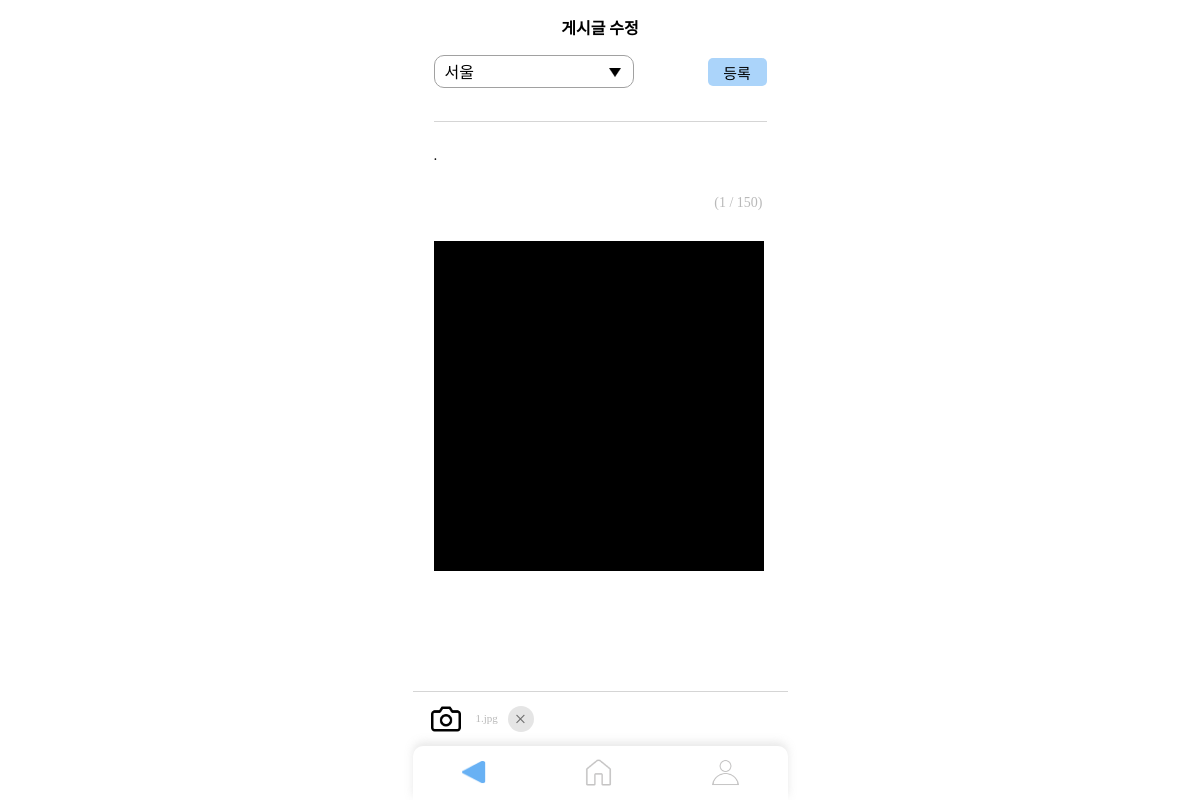
The app's page /boards/board/update/3/ (signed in) with its own data.
### boards/models.py (models this page shows, shortened)
class Board(models.Model):
    category = models.ForeignKey(RegionCategory, on_delete=models.SET_NULL, null=True, related_name='region')
    user = models.ForeignKey(settings.AUTH_USER_MODEL, on_delete=models.CASCADE, null=True,
                             related_name='community')  # 유저가져오기
    description = models.TextField(max_length=200, blank=True)  # 내용쓰기
    info_image = models.ImageField(upload_to='community/%Y/%m/%d', null=True, blank=True)  # 이미지 업로드 (다중이미지 안됨)
    create_date = models.DateTimeField(auto_now_add=True)  # 피그마에 나와있진 않지만 날짜가 없으면 혼돈 올 듯 해서 넣었슴돠...
    region_choice = (
        ('서울', '서울'), ('경기도', '경기도'), ('강원도', '강원도'), ('부산', '부산'), ('인천', '인천'), ('대구', '대구'), ('대전', '대전'),
        ('광주', '광주'),
        ('울산', '울산'), ('세종', '세종'), ('충청북도', '충청북도'), ('충청남도', '충청남도'), ('전라북도', '전라북도'), ('전라남도', '전라남도'),
        ('경상북도', '경상북도'), ('경상남도', '경상남도'), ('제주도', '제주도'))
    region = models.CharField(max_length=20, choices=region_choice, null=True)
    count = models.IntegerField(default=0)
    complete = models.BooleanField(default=False)
    image_del = models.BooleanField(default=False)

### boards/views.py (the view)
# urls.py: path('board/update/<int:pk>/', board_update, name='board_update'),
@login_required
def board_update(request, pk):
    board = get_object_or_404(Board, pk=pk)
    if request.method == 'POST':
        form = boardForm(request.POST, request.FILES, instance=board)
        print(request.POST)
        print(request.FILES)
        print(form.is_valid())
        if form.is_valid():
            board.user = request.user
            boards = form.save(commit=False)
            selected_region_name = request.POST.get('region')
            if request.POST.get('info_image') == '' :
                if request.POST.get('image_del') == 'N' :
                    board.info_image = ''
                else :
                    board.info_image = board.info_image
            else :
                board.info_image = board.info_image
            try:
                selected_region_instance = RegionCategory.objects.get(region_name=selected_region_name)
            except RegionCategory.DoesNotExist:
                return render(request, 'boards/board_update.html',
                              {'form': form, 'board': board, 'region_choices': Board.region_choice})
            board.category = selected_region_instance  # 선택한 지역의 인스턴스를 'category' 필드에 할당
            boards.save()
            return redirect('board_detail', pk=board.pk)
    else:
        form = boardForm(request=request, instance=board)
    return render(request, 'boards/board_update.html',
                  {'form': form, 'board': board, 'region_choices': Board.region_choice})

### boards/forms.py
class boardForm(forms.ModelForm):
    class Meta:
        model = Board
        fields = ['region', 'description', 'info_image']
    def __init__(self, *args, **kwargs):
        self.request = kwargs.pop('request', None)  # request 객체를 인스턴스 변수로 저장
        super(boardForm, self).__init__(*args, **kwargs)
        self.fields['region'].widget = forms.Select(choices=Board.region_choice)

### boards/templates/boards/board_update.html (shortened to what this page needs)
{% extends 'menuBar.html' %}
{% block content %}
{% load static %}
    <link rel="stylesheet" href="{% static 'css/communityEdit.css' %}">
        <div class="nav_bar">
        <p>게시글 수정</p>
        </div>
        <form  class="editText" method="POST" action="{% url 'board_update' pk=board.pk %}" enctype="multipart/form-data">
            <select name="region" id="area" required>
                <option value="{{ board.region }}" selected>{{ board.region }}</option>
            </select>
            <div class="pushBtn">
                <button type="submit" id="stop">등록</button>
            </div>
            <textarea name="description" rows="0" id="editArea" maxlength="150" oninput="maxLengthCheck(this)">{{ board.description }}</textarea>
            <div id="charCount">(0 / 150)</div>
            {% if board.info_image %}
            <img src="{{ board.info_image.url }}" alt=" " id="change">
            {% else %}
            <img src='' alt=" " id="change" onerror="this.style.display='none'">
            {% endif %}
            <div class="image">
                <label for="fileInput" id="imageButton">
                    <img src="{% static 'image/camera.png' %}" alt="파일 선택하기">
                </label>
                <span id="fileName"></span>
                <div id="del">&#215;</div>
            </div>
        </form>
{% endblock %}

### static/css/menuBar.css (style rules this page uses)
body { margin: 0; padding: 0; }

### static/css/communityEdit.css (style rules this page uses)
body { margin: 0; padding: 0; height: 100%; }
.nav_bar { width: 375px; height: 30px; }
.nav_bar > p { font-size: 16px; padding: 0; margin: 15px 0px 15px 0px; font-weight: bold; text-align: center; justify-items: center; }
#area { font-family: 'GmarketSansMedium'; float: left; width: 200px; height: 33px; font-size: 16px; margin: 10px 21px 28px 0px; border-radius: 10px; border-color: #A1A1A1; background: url('../image/triangle.png') no-repeat 95% 50%/16px auto; box-sizing: border; -webkit-appearance: none; -moz-appearance: none; appearance: none; padding: 6px 0px 5px 10px; cursor: pointer; }
.pushBtn { height: 76px; margin-bottom: 25px; border-bottom: 1px solid #D5D5D5; }
.pushBtn > button { font-family: 'GmarketSansMedium'; width: 59px; height: 28px; font-size: 15px; float: right; margin: 13px 0px 24px 0px; background-color: #ABD4FA; border: none; border-radius: 5px; text-align: center; cursor: pointer; }
.editText { width: 333px; margin: 0 auto; }
#editArea { margin: 0; padding: 0; font-size: 15px; font-family: 'GmarketSansMedium'; width: 330px; min-height: 30px; text-align: left; resize: none; overflow-y: hidden; box-sizing: border-box; border: none; word-break: break-all; }
.editText > img { width: 330px; }
#charCount { font-size: 14px; color: #B9B9B9; padding: 10px 4px; float: right; margin-bottom: 20px; }
.image { border-top: 1px solid #D5D5D5; margin: 0 auto; padding: 0; z-index: 30; background-color: white; width: 375px; height: 54px; position: fixed; bottom: 54px;; left: 0; right: 0; }
#imageButton { display: block; cursor: pointer; float: left; }
#imageButton img { width: 30px; height: 30px; border-radius: 5px; margin: 12px 0px 18px 18px; border: none; }
#fileName { padding: 0; margin: 20px 0px 0px 15px; font-size: 11px; float: left; color: #B9B9B9; }
#del { display: inline-block; clear: both; border-radius: 50%; width: 25px; height: 25px; background-color: #e5e5e5; margin: 14px 0px 0px 10px; font-size: 21px; text-align: center; color: rgb(107, 107, 107); display: none; cursor: pointer; padding: 1px 1px 0px 0px; }

### records on screen
Board: region "서울", description ".", info_image (picture)
